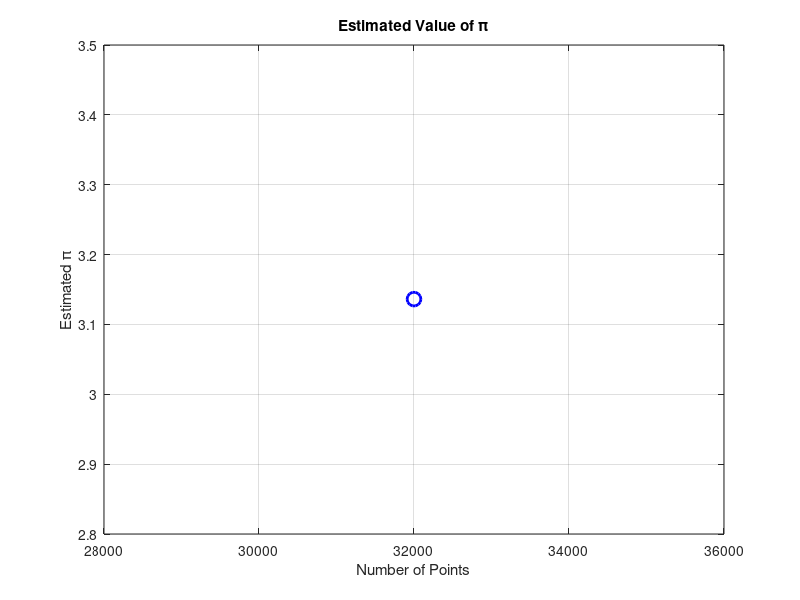

The MATLAB source for this figure:
% AMS 595 - Assignment 1
% Using a while loop

% Initializing the parameters
required_precision = 1e-3; % Precision that is required (e.g., 0.001 for 3 significant figures)
initial_points = 10^3; % Initial number of points
points_increment = 10^3; % Number of points to add in each iteration

% Also, I have added this parameter to prevent infinite loop
max_iterations = 1000;

% Initialization
num_points = initial_points;
prev_pi_estimate = 0;
deviation = Inf; % Good starting piont, this will keep on updating in the loop.
iteration_count = 0;

while deviation > required_precision && iteration_count < max_iterations
    % Generating random points (x, y) between [0, 1]
    x = rand(1, num_points);
    y = rand(1, num_points);
    
    % Checking if points fall within the quarter circle
    inside_circle = (x.^2 + y.^2) <= 1;
    
    % Estimating π based on the ratio of points inside the circle
    pi_estimate = 4 * sum(inside_circle) / num_points;
    
    % Calculating the deviation from previous estimate
    if iteration_count > 0
        deviation = abs(pi_estimate - prev_pi_estimate);
    end
    
    % Updating previous estimate
    prev_pi_estimate = pi_estimate;
    
    % Increment number of points
    num_points = num_points + points_increment;
    
    % Increment iteration count
    iteration_count = iteration_count + 1;
end

% Results
fprintf('Estimated value of π: %.6f\n', pi_estimate);
fprintf('Number of points used: %d\n', num_points);
fprintf('Number of iterations: %d\n', iteration_count);
fprintf('Final deviation: %.6f\n', deviation);

% Plotting the result
figure;
plot(num_points - points_increment, pi_estimate, 'bo', 'MarkerSize', 10, 'LineWidth', 2);
title('Estimated Value of π');
xlabel('Number of Points');
ylabel('Estimated π');
grid on;

% Save the figure as .png
saveas(gcf, 'Result_Files\pi_estimation_precision_plot.png');